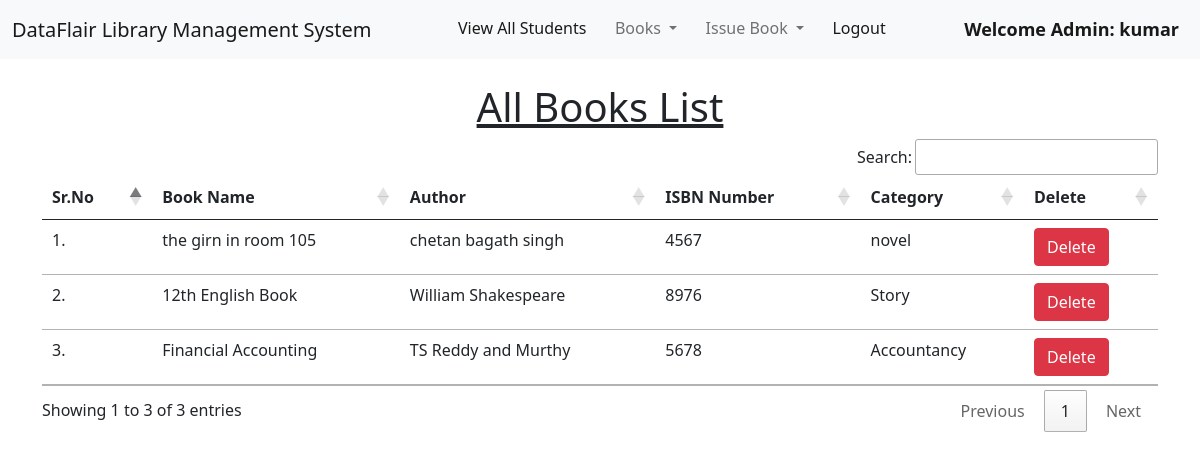
Screenshot of /view_books/ (signed in) with the database file from the repository.
### library/models.py (models this page shows, shortened)
class Book(models.Model):
    name = models.CharField(max_length=200)
    author = models.CharField(max_length=200)
    isbn = models.PositiveIntegerField()
    category = models.CharField(max_length=50)

### library/views.py (the view)
# urls.py: path("view_books/", views.view_books, name="view_books"),
@login_required(login_url = '/admin_login')
def view_books(request):
    books = Book.objects.all()
    return render(request, "view_books.html", {'books':books})

### library/templates/view_books.html (shortened to what this page needs)
{% extends 'admin_navbar.html' %}
{% load static %}
{% block body %}
<div class="container mt-4">
    <h1 class="text-center"><u>All Books List</u></h1>
    <table class="table table-hover" id="example">
        <thead>
            <tr>
                <th>Sr.No</th>
                <th>Book Name</th>
                <th>Author</th>
                <th>ISBN Number</th>
                <th>Category</th>
                <th>Delete</th>
            </tr>
        </thead>
        <tbody>
            {% for book in books %}
            <tr>
                <td>{{forloop.counter}}.</td>
                <td>{{book.name}}</td>
                <td>{{book.author}}</td>
                <td>{{book.isbn}}</td>
                <td>{{book.category}}</td>
                <td><a href="/delete_book/{{book.id}}/" class="btn btn-danger" onclick="return confirm('Are you sure you want to delete this book?')">Delete</a></td>
            </tr>
            {% endfor %}
        </tbody>
    </table>
    </div>
{% endblock %}

### library/templates/admin_navbar.html (shortened to what this page needs)
<!doctype html>
<html lang="en">
  <head>
    <link href="https://cdn.jsdelivr.net/npm/bootstrap@5.1.0/dist/css/bootstrap.min.css" rel="stylesheet">
    <link rel="stylesheet" href="https://cdn.datatables.net/1.10.25/css/jquery.dataTables.min.css">
    <link rel="stylesheet" href="https://cdn.datatables.net/buttons/1.7.1/css/buttons.dataTables.min.css">
  </head>
  <body>
    <nav class="navbar navbar-expand-lg navbar-light bg-light">
        <div class="container-fluid">
          <a class="navbar-brand" href="#">DataFlair Library Management System</a>
          <div class="collapse navbar-collapse" id="navbarSupportedContent">
            <ul class="navbar-nav me-auto mb-2 mb-lg-0">
              <li class="nav-item">
                <a class="nav-link active" aria-current="page" href="/view_students/">View All Students</a>
              </li>
              <li class="nav-item dropdown">
                <a class="nav-link dropdown-toggle" href="#" id="navbarDropdown" role="button" data-bs-toggle="dropdown" aria-expanded="false">
                  Books
                </a>
              </li>
              <li class="nav-item dropdown">
                <a class="nav-link dropdown-toggle" href="#" id="navbarDropdown" role="button" data-bs-toggle="dropdown" aria-expanded="false">
                  Issue Book
                </a>
              </li>
              <li class="nav-item">
                <a class="nav-link active" aria-current="page" href="/logout/">Logout</a>
              </li>
              <li class="nav-item">
                <a style="font-weight:600; font-family:'Segoe UI', Tahoma, Geneva, Verdana, sans-serif; font-size: large;" class="nav-link active" href="#">Welcome Admin: {{request.user}}</a>
              </li>
            </ul>
          </div>
        </div>
      </nav>
      {% block body %}
      {% endblock %}
  </body>
</html>

### rows the page displays
Book: name "the girn in room 105", author "chetan bagath singh", isbn "4567", category "novel"
Book: name "12th English Book", author "William Shakespeare", isbn "8976", category "Story"
Book: name "Financial Accounting", author "TS Reddy and Murthy", isbn "5678", category "Accountancy"

### other values shown
{{ request.user }} "kumar"
